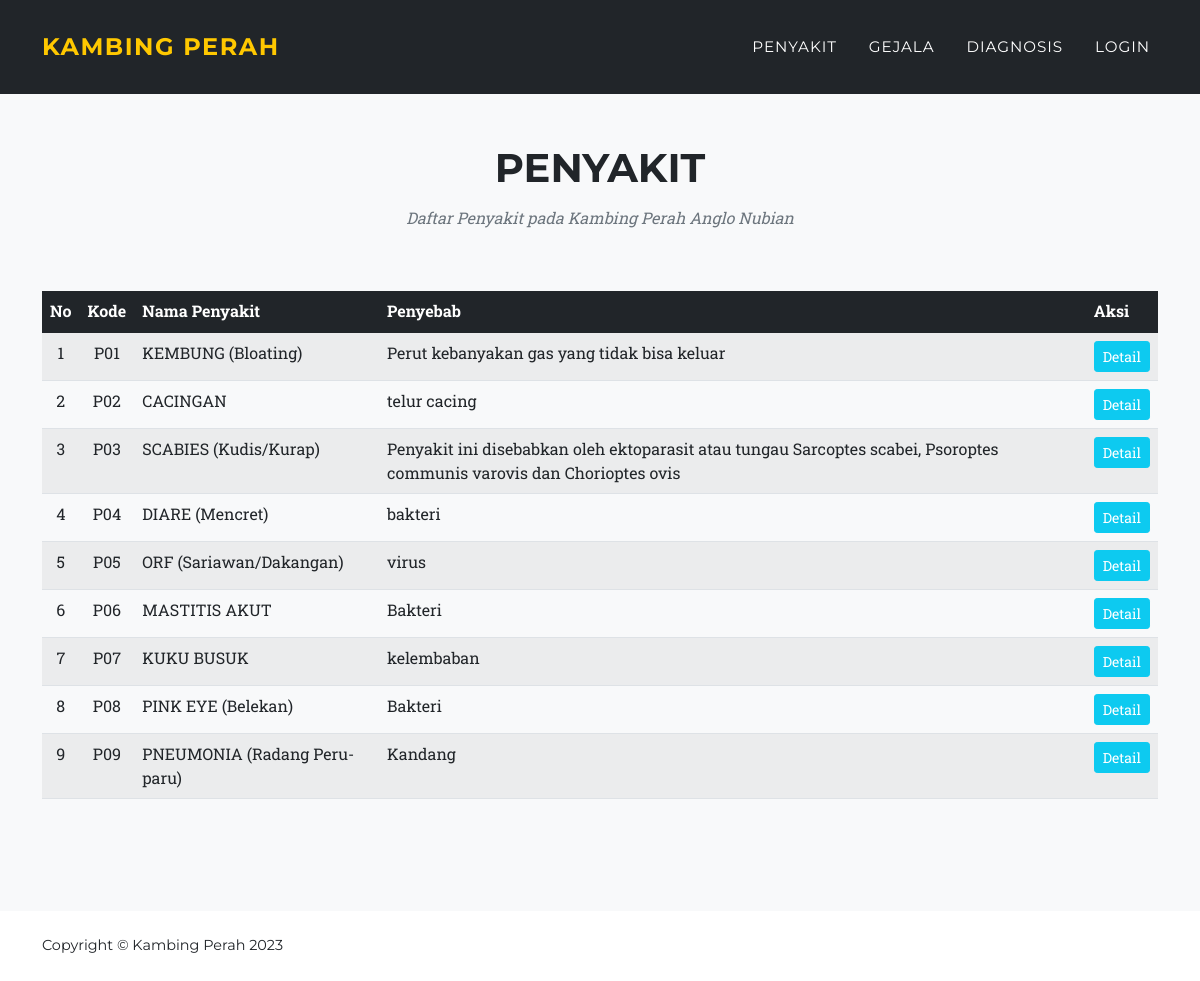
The page /index.php/beranda/data_penyakit on the database its author committed.
### tables this page shows
CREATE TABLE `tb_penyakit` (
  `id_penyakit` varchar(4) NOT NULL,
  `nm_penyakit` varchar(50) NOT NULL,
  `penyebab` text NOT NULL,
  `daur_penyakit` text NOT NULL,
  `faktor` text NOT NULL,
  `gambar_penyakit` varchar(255) DEFAULT NULL
);

### application/controllers/Beranda.php (called while the page is built, shortened)
<?php
class Beranda extends CI_Controller
{
	public function __construct()
	{
		$this->load->model('Model_penyakit');
		$this->load->model('Model_gejala');
		$this->load->model('Model_data_hasil_diagnosis');
		$this->load->model('Model_penanganan');
		$this->load->model('Model_artikel');
	}
	public function data_penyakit()
	{
		$data['penyakit'] = $this->Model_penyakit->get()->result();
		$this->load->view('data_penyakit', $data);
	}
}

### index.php (called while the page is built, shortened)
<?php
require_once BASEPATH.'core/CodeIgniter.php';

### application/models/Model_penyakit.php (called while the page is built, shortened)
<?php
class Model_penyakit extends CI_Model {
    public $table = 'tb_penyakit';
    public function get()
    {
    	return $this->db->get($this->table);
    }
}

### application/views/data_penyakit.php (the view, shortened to what this page needs)
<!DOCTYPE html>
<html lang="en">
<head>
    <link href="<?php echo base_url('assets/css/styles.css'); ?>" rel="stylesheet" />
    <link href="https://cdn.jsdelivr.net/npm/simple-datatables@latest/dist/style.css" rel="stylesheet" type="text/css">
</head>
<body id="page-top">
    <nav class="navbar navbar-expand-lg navbar-dark fixed-top" id="mainNav" style="background-color: #212529;">
        <div class="container">
            <a class="navbar-brand" href="#page-top">Kambing Perah</a>
            <div class="collapse navbar-collapse" id="navbarResponsive">
                <ul class="navbar-nav text-uppercase ms-auto py-4 py-lg-0">
                    <li class="nav-item"><a class="nav-link" href="<?php echo base_url('/'); ?>#penyakit">Penyakit</a></li>
                    <li class="nav-item"><a class="nav-link" href="<?php echo base_url('/'); ?>#gejala">Gejala</a></li>
                    <li class="nav-item"><a class="nav-link" href="<?php echo base_url('/'); ?>#diagnosis">Diagnosis</a></li>
                    <li class="nav-item"><a class="nav-link" href="<?php echo base_url('index.php/auth/login'); ?>">Login</a></li>
                </ul>
            </div>
        </div>
    </nav>
    <section class="page-section bg-light" id="penyakit">
        <div class="container">
            <div class="text-center">
                <h2 class="section-heading text-uppercase mt-5">Penyakit</h2>
                <h3 class="section-subheading text-muted">Daftar Penyakit pada Kambing Perah Anglo Nubian</h3>
            </div>
            <div class="row text-left">
                <div class="col-md-12">
                    <table class="table table-striped">
                        <thead>
                            <tr class="table-dark">
                                <th scope="col">No</th>
                                <th scope="col">Kode</th>
                                <th scope="col">Nama Penyakit</th>
                                <th scope="col">Penyebab</th>
                                <th scope="col">Aksi</th>
                            </tr>
                        </thead>
                        <tbody>
                            <?php $no = 0;
                            foreach ($penyakit as $row) : ?>
                                <tr>
                                    <td class="text-center"><?php echo ++$no; ?></td>
                                    <td class="text-center"><?php echo $row->id_penyakit; ?></td>
                                    <td><?php echo $row->nm_penyakit; ?></td>
                                    <td><?php echo $row->penyebab; ?></td>
                                    <td>
                                        <button type="button" class="btn btn-sm btn-info detail-penyakit" data-id="<?php echo $row->id_penyakit; ?>" data-bs-toggle="modal" data-bs-target="#modal-penyakit">
                                            Detail
                                        </button>
                                    </td>
                                </tr>
                            <?php endforeach; ?>
                        </tbody>
                    </table>
                </div>
            </div>
        </div>
    </section>
    <footer class="footer py-4">
        <div class="container">
            <div class="row align-items-center">
                <div class="col-lg-4 text-lg-start">Copyright &copy; Kambing Perah 2023</div>
            </div>
        </div>
    </footer>
</body>
</html>

### rows shown on the page
tb_penyakit: id_penyakit "P01", nm_penyakit "KEMBUNG (Bloating)", penyebab "Perut kebanyakan gas yang tidak bisa keluar"
tb_penyakit: id_penyakit "P02", nm_penyakit "CACINGAN", penyebab "telur cacing"
tb_penyakit: id_penyakit "P03", nm_penyakit "SCABIES (Kudis/Kurap)", penyebab "Penyakit ini disebabkan oleh ektoparasit atau tungau Sarcoptes scabei, Psoroptes communis varovis dan Chorioptes ovis"
tb_penyakit: id_penyakit "P04", nm_penyakit "DIARE (Mencret)", penyebab "bakteri"
tb_penyakit: id_penyakit "P05", nm_penyakit "ORF (Sariawan/Dakangan)", penyebab "virus"
tb_penyakit: id_penyakit "P06", nm_penyakit "MASTITIS AKUT", penyebab "Bakteri"
tb_penyakit: id_penyakit "P07", nm_penyakit "KUKU BUSUK", penyebab "kelembaban"
tb_penyakit: id_penyakit "P08", nm_penyakit "PINK EYE (Belekan)", penyebab "Bakteri"
tb_penyakit: id_penyakit "P09", nm_penyakit "PNEUMONIA (Radang Peru-paru)", penyebab "Kandang"
